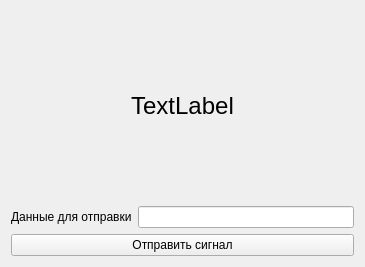
<?xml version="1.0" encoding="UTF-8"?>
<ui version="4.0">
 <class>Form</class>
 <widget class="QWidget" name="Form">
  <property name="geometry">
   <rect>
    <x>0</x>
    <y>0</y>
    <width>365</width>
    <height>267</height>
   </rect>
  </property>
  <property name="windowTitle">
   <string>2nd form</string>
  </property>
  <layout class="QGridLayout" name="gridLayout">
   <item row="2" column="0" colspan="2">
    <widget class="QPushButton" name="pushButton">
     <property name="text">
      <string>Отправить сигнал</string>
     </property>
    </widget>
   </item>
   <item row="0" column="0" colspan="2">
    <widget class="QLabel" name="label">
     <property name="font">
      <font>
       <pointsize>18</pointsize>
       <bold>false</bold>
      </font>
     </property>
     <property name="layoutDirection">
      <enum>Qt::LeftToRight</enum>
     </property>
     <property name="text">
      <string>TextLabel</string>
     </property>
     <property name="alignment">
      <set>Qt::AlignCenter</set>
     </property>
    </widget>
   </item>
   <item row="1" column="0">
    <widget class="QLabel" name="label_2">
     <property name="text">
      <string>Данные для отправки</string>
     </property>
    </widget>
   </item>
   <item row="1" column="1">
    <widget class="QLineEdit" name="lineEdit"/>
   </item>
  </layout>
 </widget>
 <resources/>
 <connections/>
</ui>
